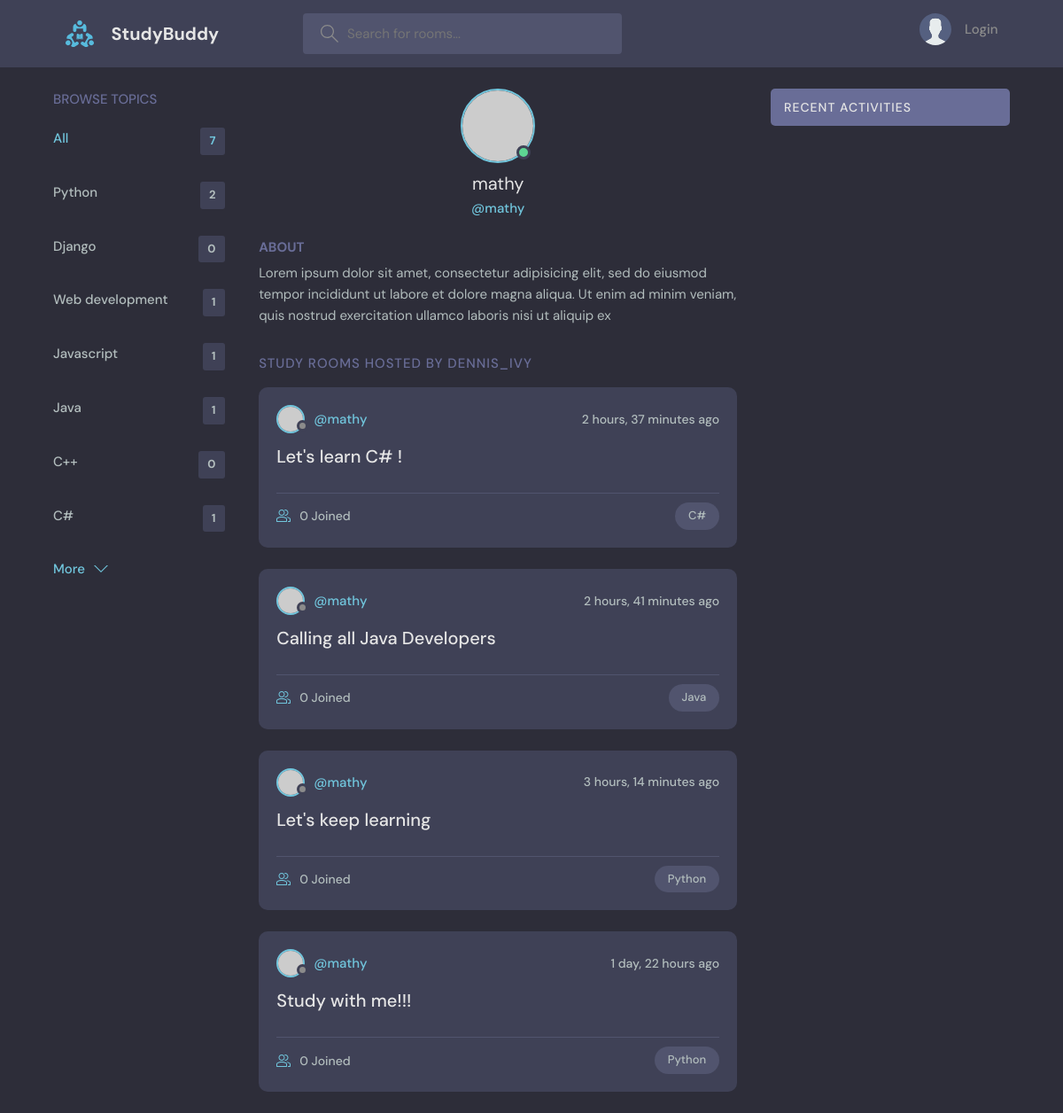
Before: /profile/4/ with the older database file.
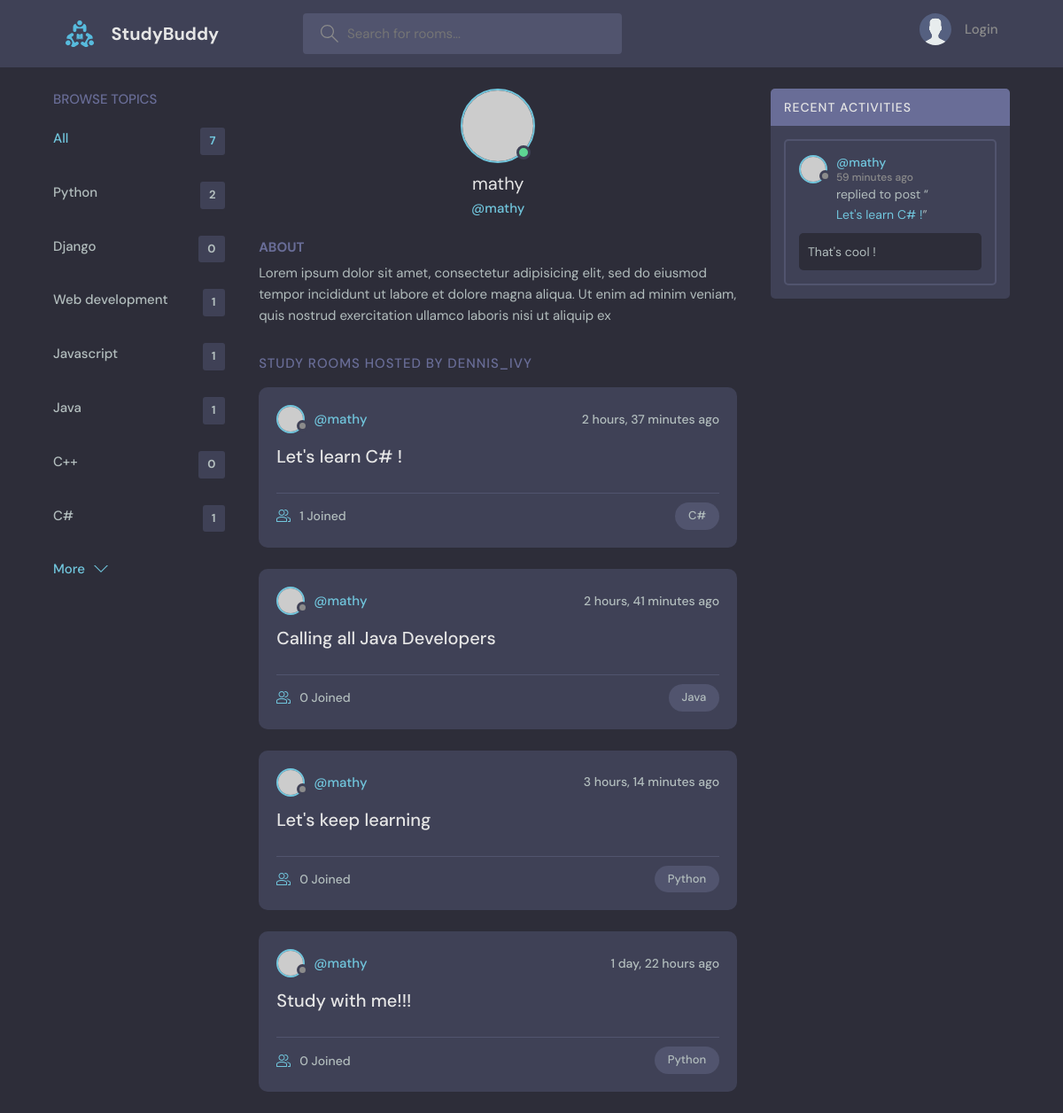
After: the same page with the newer database file.
### base_app/models.py (models this page shows, shortened)
class Topic(models.Model):
    name = models.CharField(max_length=200)

class Room(models.Model):
    host = models.ForeignKey(User, on_delete=models.SET_NULL, null= True)
    topic = models.ForeignKey(Topic, on_delete=models.SET_NULL, null= True)
    name = models.CharField(max_length=200)
    description = models.TextField(null=True, blank=True)
    participants = models.ManyToManyField(User, related_name='participants', blank=True )
    updated_date = models.DateTimeField(auto_now=True)
    created_date = models.DateTimeField(auto_now_add=True)
    class Meta:
        ordering = ['-updated_date', '-created_date']
    def __str__(self):
        return self.name

class Message(models.Model):
    user = models.ForeignKey(User, on_delete=models.CASCADE) # oneTomany
    room = models.ForeignKey(Room, on_delete=models.CASCADE) # When room get deleted, also the msgs
    body = models.TextField()
    updated_date = models.DateTimeField(auto_now=True)
    created_date = models.DateTimeField(auto_now_add=True)
    class Meta:
        ordering = ['-updated_date', '-created_date']

### base_app/views.py (the view)
# urls.py: path('profile/<str:pk>/', views.userProfile, name="user-profile"),
def userProfile(request, pk):
    user = User.objects.get(id=pk)
    rooms = user.room_set.all()
    room_messages = user.message_set.all()
    topics = Topic.objects.all()
    context = {'user': user, 'rooms': rooms, 'room_messages': room_messages,'topics': topics}
    return render(request, 'registration/profile.html', context)

### base_app/templates/registration/profile.html (shortened to what this page needs)
{% extends 'base_app/base.html' %}
{% block content %}
<main class="profile-page layout layout--3">
  <div class="container">
    {% include 'base_app/topics_component.html' %}
    <div class="roomList">
      <div class="profile">
        <div class="profile__avatar">
          <div class="avatar avatar--large active">
            <img src="https://randomuser.me/api/portraits/men/11.jpg" />
          </div>
        </div>
        <div class="profile__info">
          <h3>{{user.username}}</h3>
          <p>@{{user.username}}</p>
        </div>
        <div class="profile__about">
          <h3>About</h3>
          <p>
          Lorem ipsum dolor sit amet, consectetur adipisicing elit, sed do eiusmod tempor incididunt ut labore et dolore magna aliqua. Ut enim ad minim veniam, quis nostrud exercitation ullamco laboris nisi ut aliquip ex
          </p>
        </div>
      </div>
      <div class="roomList__header">
        <div>
          <h2>Study Rooms Hosted by dennis_ivy</a>
          </h2>
        </div>
      </div>
      {% include 'base_app/feed_component.html' %}
    </div>
    {% include 'base_app/activity_component.html' %}
  </div>
</main>
{% endblock content %}

### base_app/templates/base_app/topics_component.html
<div class="topics">
  <div class="topics__header">
    <h2>Browse Topics</h2>
  </div>
  <ul class="topics__list">
    <li>
      <a href="{% url 'home' %}" class="active">All <span>{{topics.count}}</span></a>
    </li>
    {% for topic in topics %}
    <li>
      <a href="{% url 'home' %}?q={{topic.name}}">{{topic.name}} <span>{{topic.room_set.all.count}}</span></a>
    </li>
    {% endfor %}
  </ul>
  <a class="btn btn--link" href="topics.html">
    More
    <svg version="1.1" xmlns="http://www.w3.org/2000/svg" width="32" height="32" viewBox="0 0 32 32">
      <title>chevron-down</title>
      <path d="M16 21l-13-13h-3l16 16 16-16h-3l-13 13z"></path>
    </svg>
  </a>
</div>

### base_app/templates/base_app/feed_component.html (shortened to what this page needs)
{% for room in rooms %}
<div class="roomListRoom">
  <div class="roomListRoom__header">
    <a href="{% url 'user-profile' room.host.id %}" class="roomListRoom__author">
      <div class="avatar avatar--small">
        <img src="https://randomuser.me/api/portraits/women/11.jpg" />
      </div>
      <span>@{{room.host.username}}</span>
    </a>
    <div class="roomListRoom__actions">
      <span>{{room.created_date|timesince}} ago</span>
    </div>
  </div>
  <div class="roomListRoom__content">
    <a href="{% url 'room' room.id %}">{{room.name}}</a>
  </div>
  <div class="roomListRoom__meta">
    <a href="{% url 'room' room.id %}" class="roomListRoom__joined">
      {{room.participants.all.count}} Joined
    </a>
    <p class="roomListRoom__topic">{{room.topic.name}}</p>
  </div>
</div>
{% endfor %}

### base_app/templates/base_app/activity_component.html (shortened to what this page needs)
{% load static %}
<div class="activities">
  <div class="activities__header">
    <h2>Recent Activities</h2>
  </div>
  {% for message in room_messages %}
  <div class="activities__box">
    <div class="activities__boxHeader roomListRoom__header">
      <a href="{% url 'user-profile' message.user.id %}" class="roomListRoom__author">
        <div class="avatar avatar--small">
          <img src="https://randomuser.me/api/portraits/women/11.jpg" />
        </div>
        <p>
          @{{message.user}}
          <span>{{message.created_date|timesince}} ago</span>
        </p>
      </a>
    </div>
    <div class="activities__boxContent">
     <p>replied to post “<a href="{% url 'room' message.room.id %}">{{message.room}}</a>”</p>
      <div class="activities__boxRoomContent">
        {{message.body}}
      </div>
    </div>
  </div>
  {% endfor %}
</div>

Changed rows visible on the page:
computed for Room "Let's learn C# !": participants.all.count "0" → "1"
added Message: user "mathy", created_date "59 minutes", room "Let's learn C# !", body "That's cool !"
